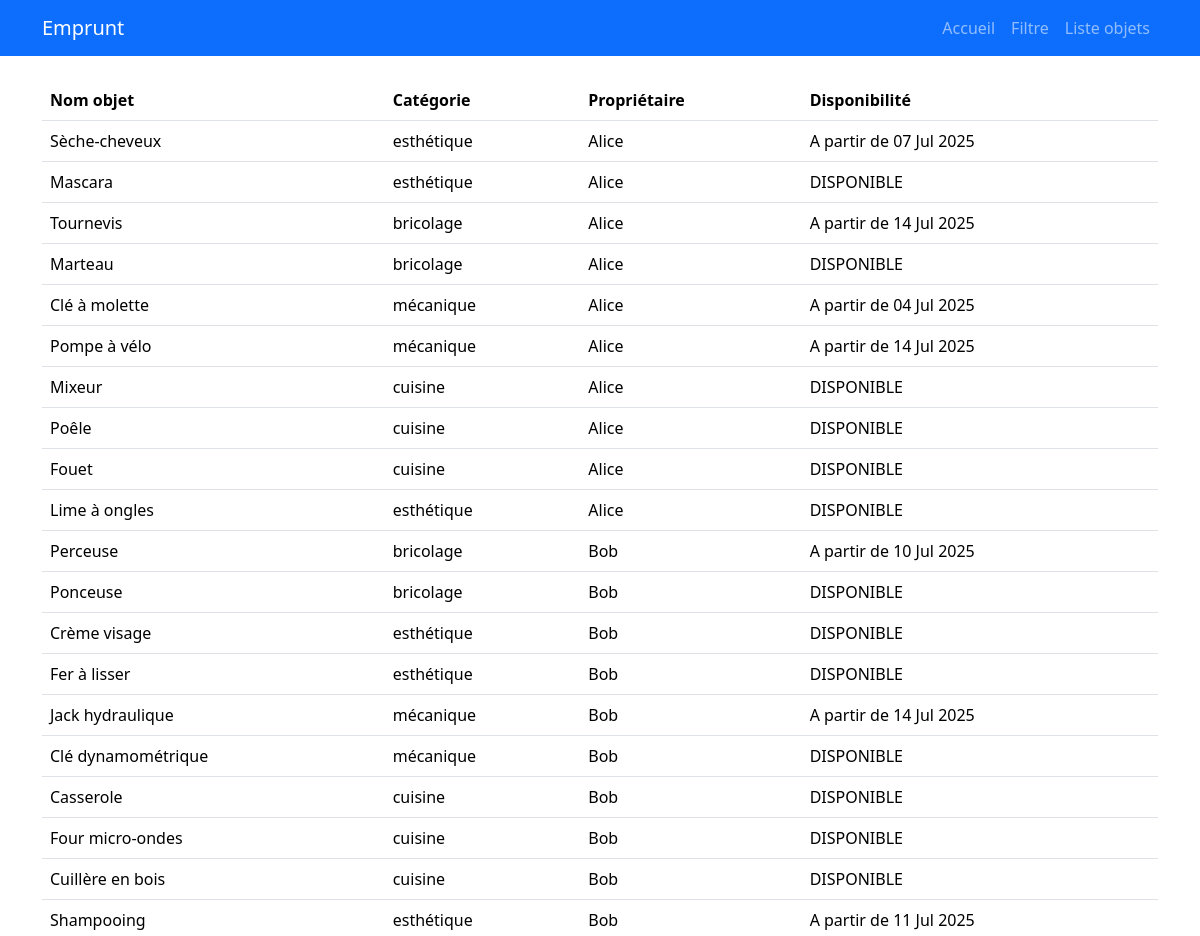
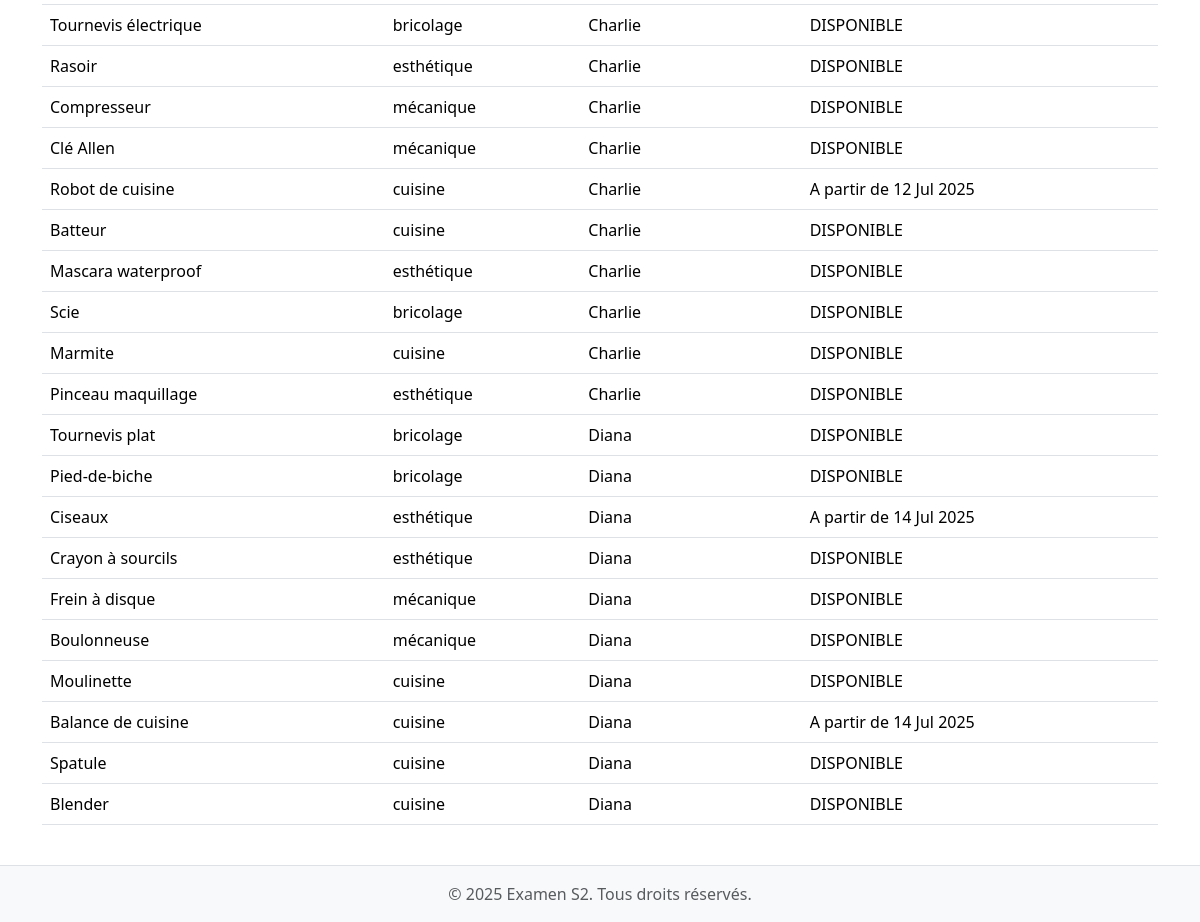
Screenshot of /modele/modele1.php?page=objet with the database file from the repository (2 pictures, top to bottom).
### tables this page shows
CREATE TABLE s2_categorie_objet (
    id_categorie INT PRIMARY KEY AUTO_INCREMENT,
    nom_categorie VARCHAR(100)
);

### inc/connexion.php (called while the page is built, shortened)
<?php
function dbconnect()
{
    static $connect = null;
    if ($connect === null) {
        $connect = mysqli_connect('localhost', 'root', '', 'emprunt');
        mysqli_set_charset($connect, 'utf8mb4');
    }
    return $connect;
}
?>

### inc/fonction.php (called while the page is built, shortened)
<?php
    require("connexion.php");
    function get_all_object(){
        $sql = "SELECT * FROM v_s2_objet";
        $result = mysqli_query(dbconnect(), $sql);
        $ret = array();
        while($data = mysqli_fetch_assoc($result)) {
            $ret[] = $data;
        }
        return $ret;
    }
    function verifier_emprunt($id_objet) {
        $sql = "SELECT *
        FROM s2_emprunt
        WHERE id_objet = $id_objet";
        $result = mysqli_query(dbconnect(), $sql);
        if(mysqli_num_rows($result) < 1) {
            return "DISPONIBLE";
        } else {
            $data = mysqli_fetch_assoc($result);
            $ret = "A partir de %s";
            $date = date("d M Y", strtotime($data['date_retour']));
            $ret = sprintf($ret, $date);
            return $ret;
        }
    }
    function get_nom_proprietaire_objet($id_membre) {
        $sql = "SELECT * FROM s2_membre WHERE id_membre = $id_membre";
        $result = mysqli_query(dbconnect(), $sql);
        $data = mysqli_fetch_assoc($result);
        return $data['nom'];
    }
?>

### pages/objet.php (the view, shortened to what this page needs)
<?php
    $liste_objet = get_all_object();
?>
<!DOCTYPE html>
<html lang="en">
    <head>
    </head>
    <body>
        <table class="table">
            <thead>
                <tr>
                    <th scope="col">Nom objet</th>
                    <th scope="col">Catégorie</th>
                    <th scope="col">Propriétaire</th>
                    <th scope="col">Disponibilité</th>
                </tr>
            </thead>
            <tbody>
                <?php for($i = 0; $i < count($liste_objet); $i++) { ?>
                    <tr>
                        <td><?= $liste_objet[$i]['nom_objet']; ?></td>
                        <td><?= $liste_objet[$i]['nom_categorie']; ?></td>
                        <td><?= get_nom_proprietaire_objet($liste_objet[$i]['id_membre']); ?></td>
                        <td><?= verifier_emprunt($liste_objet[$i]['id_objet']); ?></td>
                    </tr>
                <?php } ?>
            </tbody>
        </table>
    </body>
</html>

### modele/modele1.php (shortened to what this page needs)
<?php
    include("../inc/fonction.php");
    if(isset($_GET['page'])) {
        $title = $_GET['page'];
        $include = "../pages/$title.php";
    } else {
        $include = "../pages/index.php";
    }
?>
<!DOCTYPE html>
<html lang="en">
    <head>
        <link rel="stylesheet" href="../assets/css/style.css">
        <link rel="stylesheet" href="../assets/bootstrap/css/bootstrap.min.css">
        <link rel="stylesheet" href="../assets/bootstrap-icons/font/bootstrap-icons.css">
    </head>
    <body>
         <body class="d-flex flex-column min-vh-100">
        <header>
            <nav class="navbar navbar-expand-lg navbar-dark bg-primary">
                <div class="container">
                    <a class="navbar-brand" href="modele1.php?page=department">Emprunt</a>
                    <div class="collapse navbar-collapse" id="navbarNav">
                        <ul class="navbar-nav ms-auto">
                            <li class="nav-item">
                                <a class="nav-link" href="?page=home">Accueil</a>
                            </li>
                            <li class="nav-item">
                                <a class="nav-link" href="?page=filtre">Filtre</a>
                            </li>
                            <li class="nav-item">
                                <a class="nav-link" href="?page=objet">Liste objets</a>
                            </li>
                        </ul>
                    </div>
                </div>
            </nav>
        </header>
        <main class="flex-fill container my-4">
            <?php include($include); ?>
        </main>
        <footer class="bg-light text-center py-3 mt-auto border-top">
            <div class="container">
                <span class="text-muted">&copy; <?= date('Y') ?> Examen S2. Tous droits réservés.</span>
            </div>
        </footer>
    </body>
    </body>
</html>

### rows the page displays
s2_categorie_objet: nom_objet "Sèche-cheveux", nom_categorie "esthétique", id_membre "Alice", id_objet "A partir de 07 Jul 2025", nom_objet "Mascara", id_objet "DISPONIBLE", nom_objet "Lime à ongles", nom_objet "Crème visage", id_membre "Bob", nom_objet "Fer à lisser", nom_objet "Shampooing", id_objet "A partir de 11 Jul 2025", nom_objet "Rasoir", id_membre "Charlie", nom_objet "Mascara waterproof", nom_objet "Pinceau maquillage", nom_objet "Ciseaux", id_membre "Diana", id_objet "A partir de 14 Jul 2025", nom_objet "Crayon à sourcils"
s2_categorie_objet: nom_objet "Tournevis", nom_categorie "bricolage", id_membre "Alice", id_objet "A partir de 14 Jul 2025", nom_objet "Marteau", id_objet "DISPONIBLE", nom_objet "Perceuse", id_membre "Bob", id_objet "A partir de 10 Jul 2025", nom_objet "Ponceuse", nom_objet "Tournevis électrique", id_membre "Charlie", nom_objet "Scie", nom_objet "Tournevis plat", id_membre "Diana", nom_objet "Pied-de-biche"
s2_categorie_objet: nom_objet "Clé à molette", nom_categorie "mécanique", id_membre "Alice", id_objet "A partir de 04 Jul 2025", nom_objet "Pompe à vélo", id_objet "A partir de 14 Jul 2025", nom_objet "Jack hydraulique", id_membre "Bob", nom_objet "Clé dynamométrique", id_objet "DISPONIBLE", nom_objet "Compresseur", id_membre "Charlie", nom_objet "Clé Allen", nom_objet "Frein à disque", id_membre "Diana", nom_objet "Boulonneuse"
s2_categorie_objet: nom_objet "Mixeur", nom_categorie "cuisine", id_membre "Alice", id_objet "DISPONIBLE", nom_objet "Poêle", nom_objet "Fouet", nom_objet "Casserole", id_membre "Bob", nom_objet "Four micro-ondes", nom_objet "Cuillère en bois", nom_objet "Robot de cuisine", id_membre "Charlie", id_objet "A partir de 12 Jul 2025", nom_objet "Batteur", nom_objet "Marmite", nom_objet "Moulinette", id_membre "Diana", nom_objet "Balance de cuisine", id_objet "A partir de 14 Jul 2025", nom_objet "Spatule", nom_objet "Blender"
